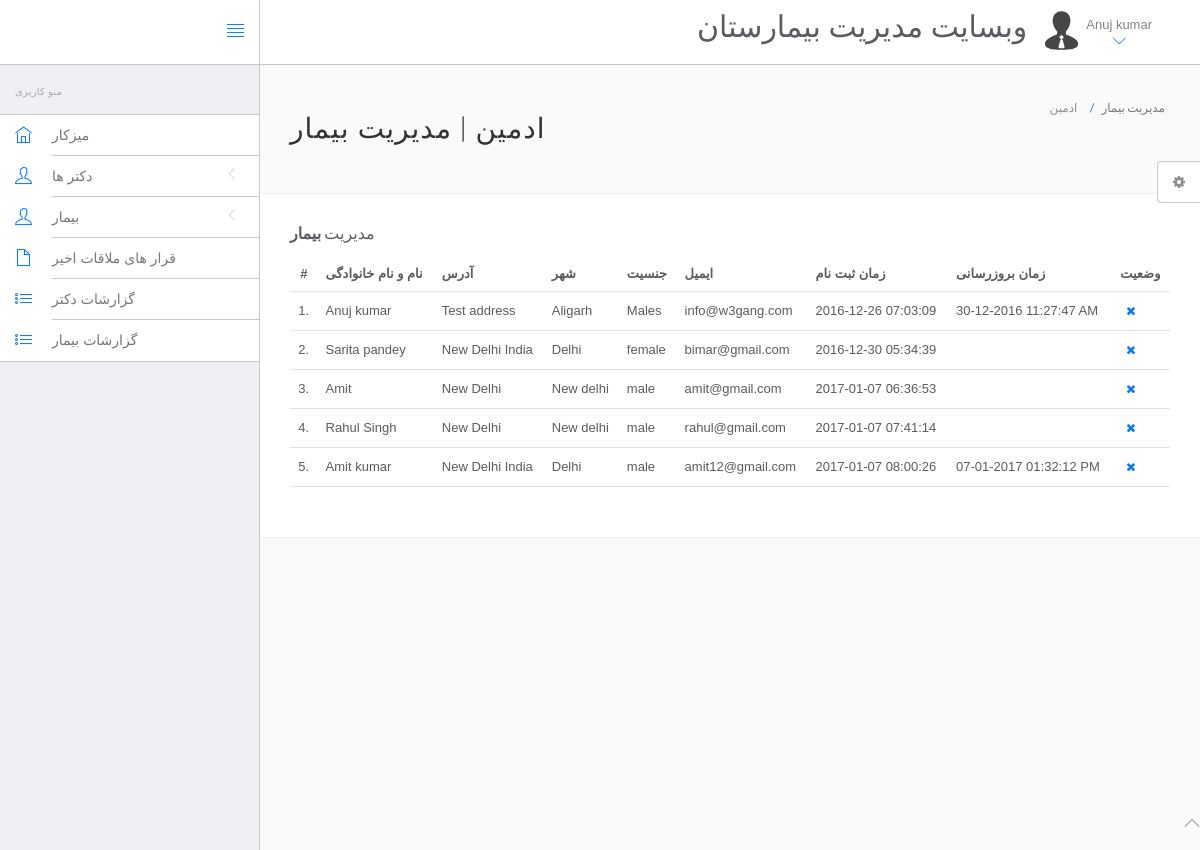
/hms/admin/manage-users.php (signed in), run on the app's committed database.
### tables this page shows
CREATE TABLE IF NOT EXISTS `users` (
  `id` int(11) NOT NULL AUTO_INCREMENT,
  `fullName` varchar(255) NOT NULL,
  `address` longtext NOT NULL,
  `city` varchar(255) NOT NULL,
  `gender` varchar(255) NOT NULL,
  `email` varchar(255) NOT NULL,
  `password` varchar(255) NOT NULL,
  `regDate` timestamp NOT NULL DEFAULT CURRENT_TIMESTAMP,
  `updationDate` varchar(255) NOT NULL,
  PRIMARY KEY (`id`)
);

### hms/admin/manage-users.php (the view, shortened to what this page needs)
<?php
include('include/config.php');
?>
<!DOCTYPE html>
<html lang="en">
	<head>
		<link rel="stylesheet" href="vendor/bootstrap/css/bootstrap.min.css">
		<link rel="stylesheet" href="vendor/fontawesome/css/font-awesome.min.css">
		<link rel="stylesheet" href="vendor/themify-icons/themify-icons.min.css">
		<link href="vendor/animate.css/animate.min.css" rel="stylesheet" media="screen">
		<link href="vendor/perfect-scrollbar/perfect-scrollbar.min.css" rel="stylesheet" media="screen">
		<link href="vendor/switchery/switchery.min.css" rel="stylesheet" media="screen">
		<link href="vendor/bootstrap-touchspin/jquery.bootstrap-touchspin.min.css" rel="stylesheet" media="screen">
		<link href="vendor/select2/select2.min.css" rel="stylesheet" media="screen">
		<link href="vendor/bootstrap-datepicker/bootstrap-datepicker3.standalone.min.css" rel="stylesheet" media="screen">
		<link href="vendor/bootstrap-timepicker/bootstrap-timepicker.min.css" rel="stylesheet" media="screen">
		<link rel="stylesheet" href="assets/css/styles.css">
		<link rel="stylesheet" href="assets/css/plugins.css">
		<link rel="stylesheet" href="assets/css/themes/theme-1.css" id="skin_color" />
	</head>
	<body>
		<div id="app">
<?php include('include/sidebar.php');?>
			<div class="app-content">
						<?php include('include/header.php');?>
				<div class="main-content" >
					<div class="wrap-content container" id="container">
						<section id="page-title">
							<div class="row">
								<div class="col-sm-8">
									<h1 class="mainTitle">ادمین | مدیریت بیمار</h1>
																	</div>
								<ol class="breadcrumb">
									<li>
										<span>ادمین</span>
									</li>
									<li class="active">
										<span>مدیریت بیمار</span>
									</li>
								</ol>
							</div>
						</section>
						<div class="container-fluid container-fullw bg-white">
									<div class="row">
								<div class="col-md-12">
									<h5 class="over-title margin-bottom-15">مدیریت <span class="text-bold">بیمار</span></h5>
									<table class="table table-hover" id="sample-table-1">
										<thead>
											<tr>
												<th class="center">#</th>
												<th>نام و نام خانوادگی</th>
												<th class="hidden-xs">آدرس</th>
												<th>شهر</th>
												<th>جنسیت </th>
												<th>ایمیل </th>
												<th>زمان ثبت نام</th>
												<th>زمان بروزرسانی </th>
												<th>وضعیت</th>
											</tr>
										</thead>
										<tbody>
<?php
$sql=mysqli_query($con,"select * from users");
$cnt=1;
while($row=mysqli_fetch_array($sql))
{
?>
											<tr>
												<td class="center"><?php echo $cnt;?>.</td>
												<td class="hidden-xs"><?php echo $row['fullName'];?></td>
												<td><?php echo $row['address'];?></td>
												<td><?php echo $row['city'];?>
												</td>
												<td><?php echo $row['gender'];?></td>
												<td><?php echo $row['email'];?></td>
												<td><?php echo $row['regDate'];?></td>
												<td><?php echo $row['updationDate'];?>
												</td>
												<td >
												<div class="visible-md visible-lg hidden-sm hidden-xs">
	<a href="manage-users.php?id=<?php echo $row['id']?>&del=delete" onClick="return confirm('Are you sure you want to delete?')"class="btn btn-transparent btn-xs tooltips" tooltip-placement="top" tooltip="Remove"><i class="fa fa-times fa fa-white"></i></a>
												</div>
												</td>
											</tr>
											<?php
$cnt=$cnt+1;
											 }?>
										</tbody>
									</table>
								</div>
							</div>
								</div>
							</div>
						</div>
					</div>
				</div>
	<?php include('include/footer.php');?>
	<?php include('include/setting.php');?>
	</body>
</html>

### hms/admin/include/header.php (shortened to what this page needs)
<header class="navbar navbar-default navbar-static-top">
    <div class="navbar-header">
        <a class="navbar-brand" href="#">
        </a>
        <a href="#" class="sidebar-toggler pull-right visible-md visible-lg" data-toggle-class="app-sidebar-closed" data-toggle-target="#app">
            <i class="ti-align-justify"></i>
        </a>
    </div>
    <div class="navbar-collapse collapse">
        <ul class="nav navbar-right">
            <li  style="padding-top:2% ">
                <h2>وبسایت مدیریت بیمارستان</h2>
            </li>
            <li class="dropdown current-user">
                <a href class="dropdown-toggle" data-toggle="dropdown">
                    <img src="assets/images/avatar-1.jpg" alt="Peter"> <span class="username">
									<?php $query=mysqli_query($con,"select fullName from users where id='".$_SESSION['id']."'");
                                    while($row=mysqli_fetch_array($query))
                                    {
                                        echo $row['fullName'];
                                    }
                                    ?> <i class="ti-angle-down"></i></i></span>
                </a>
            </li>
        </ul>
    </div>
</header>

### hms/admin/assets/css/themes/theme-1.css (style rules this page uses)
body { background: #FAFAFA; }
header .navbar-header { background: #ffffff !important; border-right-color: #c8c7cc !important; border-bottom-color: #c8c7cc !important; }
header .navbar-header .sidebar-toggler, header .navbar-header .sidebar-mobile-toggler { color: #007aff !important; }
header .navbar-header .navbar-brand { color: #777 !important; }
header .navbar-collapse { background: #ffffff !important; border-bottom-color: #c8c7cc !important; box-shadow: none !important; }
header .navbar-collapse .navbar-right > li > a { color: #777; }
header .navbar-collapse .navbar-right > li > a i { color: #007aff !important; }

### data on the page
users: fullName "Anuj kumar", address "Test address", city "Aligarh", gender "Males", email "info@w3gang.com", regDate "2016-12-26 07:03:09", updationDate "30-12-2016 11:27:47 AM"
users: fullName "Sarita pandey", address "New Delhi India", city "Delhi", gender "female", email "bimar@gmail.com", regDate "2016-12-30 05:34:39"
users: fullName "Amit", address "New Delhi", city "New delhi", gender "male", email "amit@gmail.com", regDate "2017-01-07 06:36:53"
users: fullName "Rahul Singh", address "New Delhi", city "New delhi", gender "male", email "rahul@gmail.com", regDate "2017-01-07 07:41:14"
users: fullName "Amit kumar", address "New Delhi India", city "Delhi", gender "male", email "amit12@gmail.com", regDate "2017-01-07 08:00:26", updationDate "07-01-2017 01:32:12 PM"
